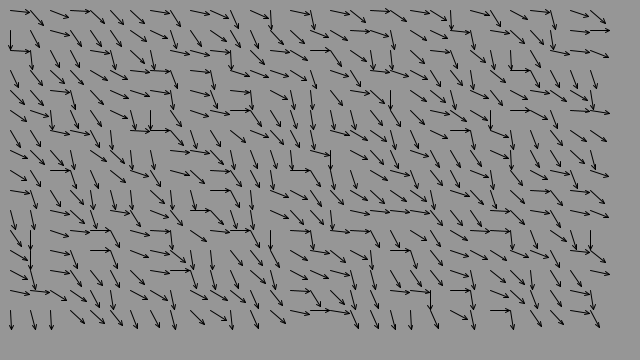
Frame 1 (no input)
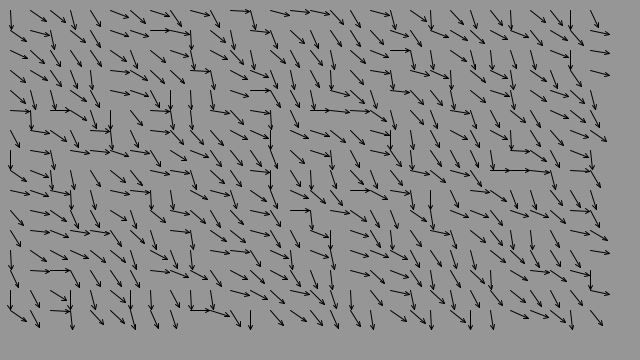
Frame 60 (the mouse pressed at the canvas centre just before this capture)
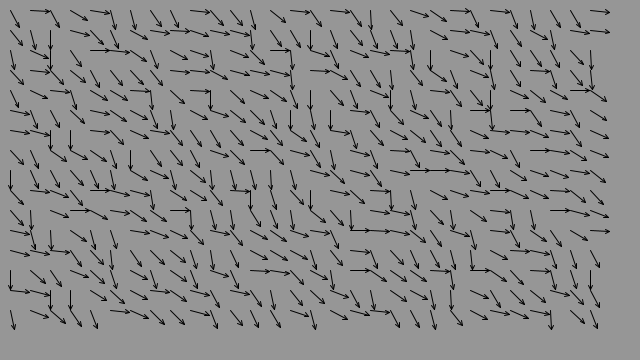
Frame 120 (the mouse held since frame 60 and released just before this capture)

The Processing sketch that drew these frames (run headless with seeded random() and noise(); from frame 60 on, the mouse is pressed at the canvas centre):

// Processing sketch: Fluid
// ── Fluid.pde

PVector[] poly;
int n = 7;
Grid grid;

void setup() {
  size(640, 360); 
  noStroke();
  //rectMode(CENTER);
  
  
  
  poly = new PVector[n];
  
  makeNGon(poly, new PVector(320, 180), 160);
  
  grid = new Grid(20, 30, 16);
  
}

void draw() {
  /*
  for(int i = 0; i < n; i++)
  {
   for(int j = 0; j < n; j++)
   {
     if ( i == j )
       continue;
       
     arrow(poly[i], PVector.sub(poly[j], poly[i]), 5, 0);
   }
  }
  */
  background(150);
  
  grid.wind(new PVector(5, 5));
  grid.draw();
  
}

void makeNGon(PVector[] buf, PVector c, float r)
{
  float theta = 0;
  float delta = (1f / n) * 2 * PI;
  for(int i = 0; i < n; i++)
  {
    buf[i] = PVector.add(PVector.mult(new PVector(cos(theta), sin(theta)), r), c);
    theta += delta;
  }
}

void arrow(PVector pos, PVector dir, int stroke, float clamp)
{
  float headangle = radians(25f);
  float headscale = 4;
  
  //body
  stroke(0);
  strokeWeight(stroke);
  if (clamp > 0 && dist(dir.x, dir.y, pos.x, pos.y) > clamp){
    dir = PVector.mult(dir, clamp / dir.mag());
  }
  PVector head = PVector.add(dir, pos);
  line(pos.x, pos.y, head.x, head.y);
  
  
  //head
  
  float angle = atan2(dir.y, dir.x);
  float ang1 = angle + PI - headangle;
  float ang2 = angle + PI + headangle;
  
  line(head.x, head.y, head.x + (dir.mag() / headscale * cos(ang1)), head.y + (dir.mag() / headscale * sin(ang1)));
  line(head.x, head.y, head.x + (dir.mag() / headscale * cos(ang2)), head.y + (dir.mag() / headscale * sin(ang2)));
}

class CellFlow{
  
  //
  //Positive == outward flow
  //
  
  int t, b, l, r;
  public CellFlow(){};
  public CellFlow(int t, int b, int l, int r)
  {
     this.t = t; this.b = b; this.l = l; 
  }
}

class Grid
{
  float cellSize;
  int sizeX; int sizeY;
  
  PVector[] centers;
  PVector[] vel;
  CellFlow[] flow;
  
  public Grid(float cellSize, int sizeX, int sizeY)
  {
    this.cellSize = cellSize; this.sizeX = sizeX; this.sizeY = sizeY;
    
    centers = new PVector[sizeX * sizeY];
    vel = new PVector[sizeX * sizeY];
    flow = new CellFlow[sizeX * sizeY];
    
    for(int i = 0; i < centers.length; i++)
    {
      flow[i] = new CellFlow();
      centers[i] = new PVector((cellSize * (i % sizeX)) + (cellSize/2), cellSize * floor(i / sizeX) + (cellSize / 2));
      
      vel[i] = PVector.mult(new PVector(cos(random(0,2*PI)), sin(random(0,2*PI))), cellSize * 0.8f);
    }
    
  }
  
  void Addsource(PVector pos, PVector direction){
    
  }
  
  public void wind(PVector direction)
  {
    direction.normalize();
    float heading = direction.heading();
    float delta;
    
    for(int i = 0; i < centers.length; i++)
    {
      delta = random(-PI/4, PI/4);
      vel[i] = PVector.mult(PVector.fromAngle(heading + delta), cellSize);
      
    }
  }
  
  public void draw()
  {
    for(int i = 0; i < centers.length; i++)
    {
      arrow(centers[i], vel[i], 1, 0);
    }
  }
}
